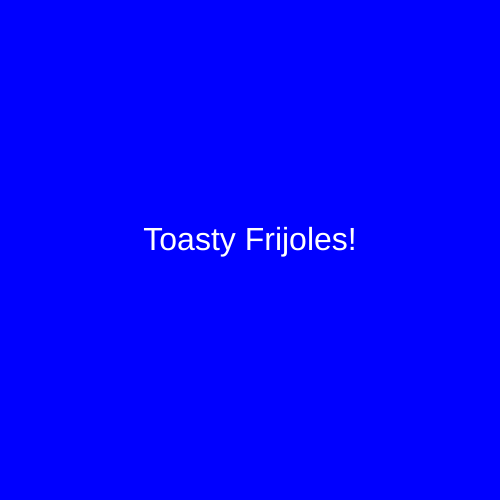
Frame 1 (no input)
Frame 60 (no input): identical to frame 1, image omitted
Frame 120 (the mouse pressed at the canvas centre since frame 60): identical to frame 1, image omitted

The p5.js sketch that drew this single still picture (run headless with seeded random() and noise() and a simulated clock; from frame 60 on, the mouse is pressed at the canvas centre):

// p5.js sketch
// ── sketch.js
function setup() {
  createCanvas(500, 500);
  textAlign(CENTER) ;
}

function draw() {
  background('blue') ;
  fill('white') ;
  textSize(32) ;
  text("Toasty Frijoles!", 250, 250) ;
}
